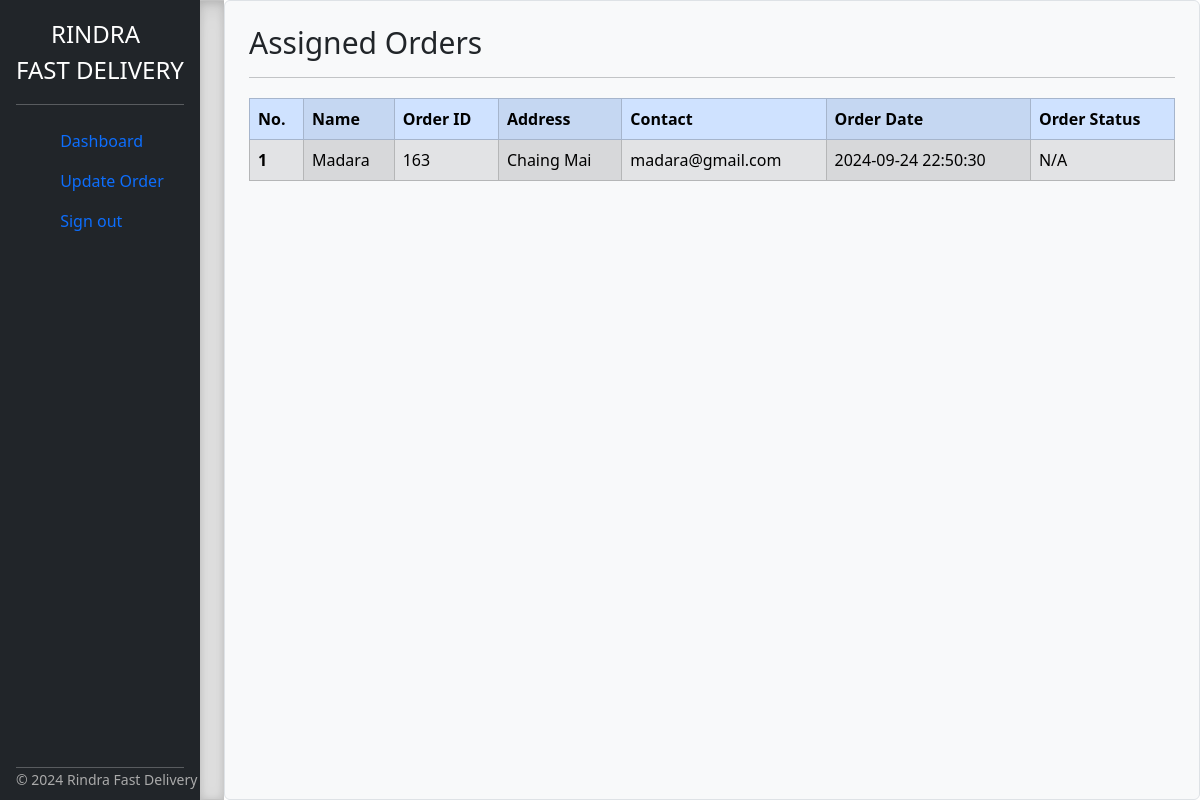
The page /Driver/driver_assignedorder.php (signed in) on the database its author committed.
### tables this page shows
CREATE TABLE `orders` (
  `OrderId` int NOT NULL AUTO_INCREMENT,
  `ClientID` int NOT NULL,
  `Address` varchar(150) DEFAULT NULL,
  `OrderDate` timestamp NOT NULL DEFAULT CURRENT_TIMESTAMP,
  `Status` enum('Order Received','Order Ready','Picked up','Pending','Delivered','Canceled') DEFAULT NULL,
  `StatusUpdateAt` timestamp NULL DEFAULT CURRENT_TIMESTAMP ON UPDATE CURRENT_TIMESTAMP,
  `DriverId` int DEFAULT NULL,
  `price` float DEFAULT NULL,
  PRIMARY KEY (`OrderId`),
  KEY `ClientID` (`ClientID`),
  KEY `fk_driver` (`DriverId`),
  CONSTRAINT `fk_driver` FOREIGN KEY (`DriverId`) REFERENCES `user` (`ID`),
  CONSTRAINT `orders_ibfk_1` FOREIGN KEY (`ClientID`) REFERENCES `user` (`ID`)
);

CREATE TABLE `user` (
  `ID` int NOT NULL AUTO_INCREMENT,
  `Name` varchar(100) DEFAULT NULL,
  `Age` int DEFAULT NULL,
  `Username` varchar(100) DEFAULT NULL,
  `Email` varchar(100) DEFAULT NULL,
  `Password` varchar(255) NOT NULL,
  `CreatedTime` datetime DEFAULT CURRENT_TIMESTAMP,
  `Permission` enum('admin','client','driver') NOT NULL,
  `AvailabilityStatus` enum('on','off') DEFAULT 'off',
  PRIMARY KEY (`ID`),
  UNIQUE KEY `Username` (`Username`),
  UNIQUE KEY `Email` (`Email`),
  UNIQUE KEY `Username_2` (`Username`),
  UNIQUE KEY `Email_2` (`Email`)
);

### Driver/driver_assignedorder.php (the view, shortened to what this page needs)
<?php
$db = new Database();
$pdo = $db->getStarted();
function fetchAssignedOrders($driverId) {
    global $pdo;
    $stmt = $pdo->prepare("
        SELECT o.OrderId, u.Name, u.Email, o.Address, o.OrderDate, o.Status
        FROM orders o
        JOIN user u ON o.ClientId = u.ID
        WHERE o.DriverId = :driverId AND (o.Status IS NULL OR o.Status != 'delivered')
    ");
    $stmt->bindParam(':driverId', $driverId);
    $stmt->execute();
    return $stmt->fetchAll(PDO::FETCH_ASSOC);
}
if (isset($_SESSION['ID'])) {
    $userId = $_SESSION['ID'];
    $orders = fetchAssignedOrders($userId);
    }
?>
<!DOCTYPE html>
<html lang="en">
<head>
    <link href="../css/bootstrap.min.css" rel="stylesheet">
    <link href="../css/sidebar.css" rel="stylesheet">
</head>
<body>
<main>
    <div class="d-flex flex-column flex-shrink-0 p-3 text-white bg-dark" style="width: 200px;">
        <a href="/" class="d-flex align-items-center mb-3 mb-md-0 me-md-auto text-white text-decoration-none">
        <span style="margin-left: 35px;" class="fs-4">RINDRA</span>
        </a>
        <span class="fs-4">FAST DELIVERY</span>
        <hr>
        <ul class="nav nav-pills flex-column mb-auto">
            <li>
                <a href="driver_dashboard.php" class="nav-link">
                <svg class="bi me-2" width="16" height="16"><use xlink:href="#speedometer2"/></svg>
                    Dashboard
                </a>
            </li>
            <li>
                <a href="driver_updateorder.php" class="nav-link">
                <svg class="bi me-2" width="16" height="16"><use xlink:href="#speedometer2"/></svg>
                    Update Order
                </a>
            </li>
            <li>
                <a href="/logout.php" class="nav-link">
                <svg class="bi me-2" width="16" height="16"><use xlink:href="#speedometer2"/></svg>
                    Sign out
                </a>
            </li>
        </ul>
        <hr>
        <footer>&copy; <?php echo date('Y'); ?> Rindra Fast Delivery</footer>
    </div>
    <div class="b-example-divider"></div>
    <div id="status-update-container" class="border rounded p-4">
        <div>
            <h3 style="font-size: 30px">Assigned Orders</h3>
            <hr>
        </div>
        <div class="custom-card">
            <table class="table table-secondary table-striped-columns table-bordered">
                <thead class="table-primary">
                    <tr>
                        <th scope="col">No.</th>
                        <th scope="col">Name</th>
                        <th scope="col">Order ID</th>
                        <th scope="col">Address</th>
                        <th scope="col">Contact</th>
                        <th scope="col">Order Date</th>
                        <th scope="col">Order Status</th>
                    </tr>
                </thead>
                <tbody>
                    <?php if (!empty($orders)): ?>
                        <?php foreach ($orders as $index => $entry): ?>
                            <tr>
                                <th scope="row"><?php echo $index + 1; ?></th>
                                <td><?php echo htmlspecialchars($entry['Name'] ?? 'N/A'); ?></td>
                                <td><?php echo htmlspecialchars($entry['OrderId'] ?? 'N/A'); ?></td>
                                <td><?php echo htmlspecialchars($entry['Address'] ?? 'N/A'); ?></td>
                                <td><?php echo htmlspecialchars($entry['Email'] ?? 'N/A'); ?></td>
                                <td><?php echo htmlspecialchars($entry['OrderDate'] ?? 'N/A'); ?></td>
                                <td><?php echo htmlspecialchars($entry['Status'] ?? 'N/A'); ?></td>
                            </tr>
                        <?php endforeach; ?>
                    <?php else: ?>
                        <tr>
                            <td colspan="7">No orders found.</td>
                        </tr>
                    <?php endif; ?>
                </tbody>
            </table>
        </div>
    </div>
</main>
</body>
</html>

### css/sidebar.css (style rules this page uses)
body { min-height: 100vh; min-height: -webkit-fill-available; }
html { height: -webkit-fill-available; }
main { display: flex; flex-wrap: nowrap; height: 100vh; height: -webkit-fill-available; max-height: 100vh; overflow-x: auto; overflow-y: hidden; }
.b-example-divider { flex-shrink: 0; width: 1.5rem; height: 100vh; background-color: rgba(0, 0, 0, .1); border: solid rgba(0, 0, 0, .15); border-width: 1px 0; box-shadow: inset 0 .5em 1.5em rgba(0, 0, 0, .1), inset 0 .125em .5em rgba(0, 0, 0, .15); }
.bi { vertical-align: -.125em; pointer-events: none; fill: currentColor; }

### Driver/driver_assignedorder.php (style rules this page uses)
#status-update-container { margin-left: 0%; width: 78em; background-color: #f8f9fa; }
.border { border: 1px solid #ced4da; }
.rounded { border-radius: 0.25rem; }
.custom-card { margin-top: 20px; height: 440px; min-height: 300px; overflow-y: auto; }
footer { position: absolute; bottom: 10px; font-size: 14px; color: #aaa; }

### rows shown on the page
orders: ClientID.Name "Madara", OrderId "163", Address "Chaing Mai", ClientID.Email "madara@gmail.com", OrderDate "2024-09-24 22:50:30", Status "N/A"
